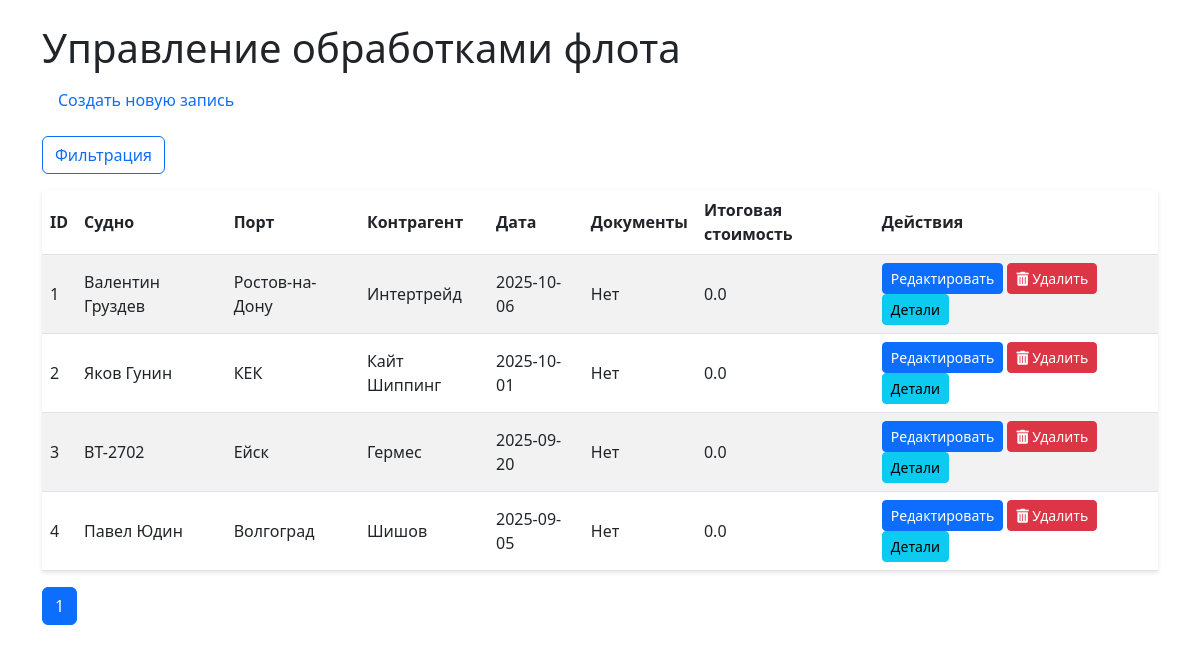
The app's page /, older data.
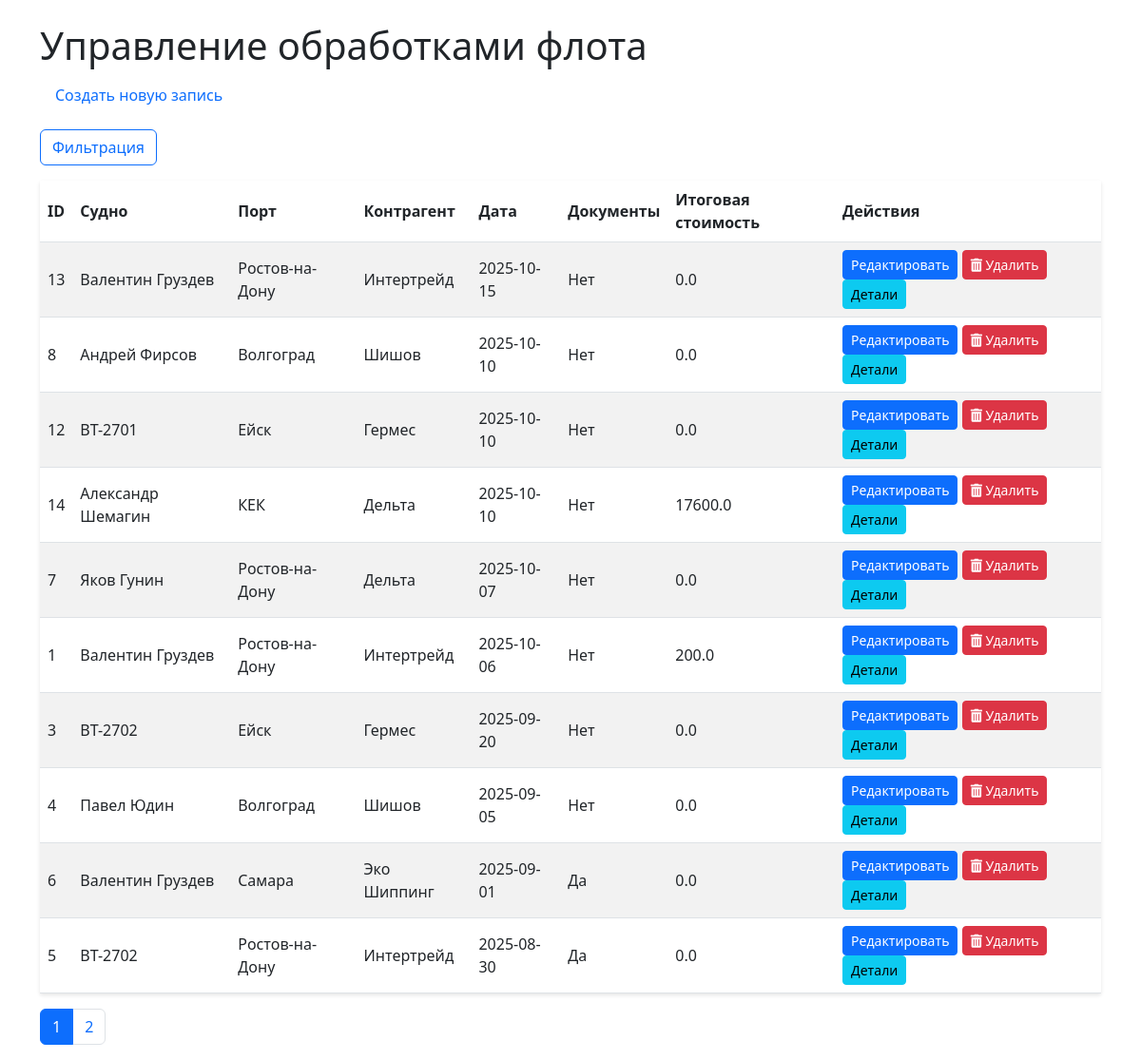
The same page, newer data.
### models/schemas.py (models this page shows)
class Operation(Base):
    __tablename__ = "operations"
    id = Column(Integer, primary_key=True, index=True)
    ship_id = Column(Integer, ForeignKey("ships.id"))
    port_id = Column(Integer, ForeignKey("ports.id"))
    contractor_id = Column(Integer, ForeignKey("contractors.id"))
    date = Column(Date)
    has_documents = Column(Boolean, default=False)
    document_path = Column(String, nullable=True)
    ship = relationship("Ship")
    port = relationship("Port")
    contractor = relationship("Contractor")
    items = relationship("OperationItem", back_populates="operation", cascade="all, delete-orphan")

class Ship(Base):
    __tablename__ = "ships"
    id = Column(Integer, primary_key=True, index=True)
    name = Column(String, unique=True, index=True)

class Port(Base):
    __tablename__ = "ports"
    id = Column(Integer, primary_key=True, index=True)
    name = Column(String, unique=True, index=True)

class Contractor(Base):
    __tablename__ = "contractors"
    id = Column(Integer, primary_key=True, index=True)
    name = Column(String, unique=True, index=True)

### routers/operations.py (the view)
@router.get("/", response_class=HTMLResponse)
async def list_operations(
    request: Request,
    ship_ids: list[int] = Query(None),
    start_date: str = None,
    end_date: str = None,
    port_ids: list[int] = Query(None),
    contractor_ids: list[int] = Query(None),
    sort_order: str = "desc",
    page: int = 1,
    per_page: int = 10,
    db: Session = Depends(get_db)
):
    query = db.query(Operation)
    if ship_ids:
        query = query.filter(Operation.ship_id.in_(ship_ids))
    if start_date:
        try:
            start_date_obj = datetime.strptime(start_date, "%Y-%m-%d").date()
            query = query.filter(Operation.date >= start_date_obj)
        except ValueError:
            pass
    if end_date:
        try:
            end_date_obj = datetime.strptime(end_date, "%Y-%m-%d").date()
            query = query.filter(Operation.date <= end_date_obj)
        except ValueError:
            pass
    if port_ids:
        query = query.filter(Operation.port_id.in_(port_ids))
    if contractor_ids:
        query = query.filter(Operation.contractor_id.in_(contractor_ids))
    if sort_order.lower() == "asc":
        query = query.order_by(Operation.date.asc())
    else:
        query = query.order_by(Operation.date.desc())
    total = query.count()
    operations = query.offset((page - 1) * per_page).limit(per_page).all()
    total_costs = {}
    for op in operations:
        total_cost = db.query(func.sum(OperationItem.cost)).filter(
            OperationItem.operation_id == op.id
        ).scalar() or 0.0
        total_costs[op.id] = total_cost
    selected_ship_ids = [str(id) for id in ship_ids or []]
    selected_port_ids = [str(id) for id in port_ids or []]
    selected_contractor_ids = [str(id) for id in contractor_ids or []]
    ships = db.query(Ship).order_by(Ship.name).all()
    ports = db.query(Port).order_by(Port.name).all()
    contractors = db.query(Contractor).order_by(Contractor.name).all()
    return templates.TemplateResponse("list.html", {
        "request": request,
        "operations": operations,
        "total_costs": total_costs,
        "ships": ships,
        "ports": ports,
        "contractors": contractors,
        "selected_ship_ids": selected_ship_ids,
        "selected_start_date": start_date,
        "selected_end_date": end_date,
        "selected_port_ids": selected_port_ids,
        "selected_contractor_ids": selected_contractor_ids,
        "sort_order": sort_order,
        "total_pages": (total // per_page) + (1 if total % per_page else 0),
        "current_page": page,
        "per_page": per_page
    })

### templates/list.html (shortened to what this page needs)
<!DOCTYPE html>
<html lang="ru">
<head>
    <link href="/static/css/styles.css" rel="stylesheet">
    <link href="https://cdn.jsdelivr.net/npm/bootstrap@5.3.0/dist/css/bootstrap.min.css" rel="stylesheet">
    <link href="https://cdn.jsdelivr.net/npm/select2@4.1.0-rc.0/dist/css/select2.min.css" rel="stylesheet">
    <link href="https://cdnjs.cloudflare.com/ajax/libs/font-awesome/5.15.4/css/all.min.css" rel="stylesheet">
</head>
<body>
    <div class="container mt-4">
        <h1>Управление обработками флота</h1>
        <nav class="nav mb-3">
            <a class="nav-link" href="/create">Создать новую запись</a>
        </nav>
        <button class="btn btn-outline-primary mb-3" type="button" data-bs-toggle="collapse" data-bs-target="#filterCollapse" aria-expanded="false" aria-controls="filterCollapse">
            Фильтрация
        </button>
        <table class="table table-striped">
            <thead>
                <tr>
                    <th>ID</th>
                    <th>Судно</th>
                    <th>Порт</th>
                    <th>Контрагент</th>
                    <th>Дата</th>
                    <th>Документы</th>
                    <th>Итоговая стоимость</th>
                    <th>Действия</th>
                </tr>
            </thead>
            <tbody>
                {% for operation in operations %}
                <tr>
                    <td>{{ operation.id }}</td>
                    <td>{{ operation.ship.name }}</td>
                    <td>{{ operation.port.name }}</td>
                    <td>{{ operation.contractor.name }}</td>
                    <td>{{ operation.date }}</td>
                    <td>{{ "Да" if operation.has_documents else "Нет" }}</td>
                    <td>{{ total_costs[operation.id] | float | round(2) }}</td>
                    <td>
                        <a href="/edit/{{ operation.id }}" class="btn btn-sm btn-primary">Редактировать</a>
                        <button type="button" class="btn btn-sm btn-danger"
                                data-bs-toggle="modal" data-bs-target="#deleteModal"
                                onclick="prepareDelete({{ operation.id }})">
                            <i class="fas fa-trash-alt"></i> Удалить
                        </button>
                        <button type="button" class="btn btn-sm btn-info" data-bs-toggle="modal" data-bs-target="#operationModal" onclick="fetchOperation({{ operation.id }})">Детали</button>
                    </td>
                </tr>
                {% endfor %}
            </tbody>
        </table>
        <nav>
            <ul class="pagination">
                {% for p in range(1, total_pages + 1) %}
                <li class="page-item {% if p == current_page %}active{% endif %}">
                    <a class="page-link" href="?page={{ p }}&per_page={{ per_page }}{% if sort_order %}&sort_order={{ sort_order }}{% endif %}">{{ p }}</a>
                </li>
                {% endfor %}
            </ul>
        </nav>
    </div>
</body>
</html>

### static/css/styles.css (style rules this page uses)
body { font-family: Arial, sans-serif; }
.table { border-collapse: separate; border-spacing: 0; box-shadow: 0 2px 4px rgba(0, 0, 0, 0.1); }
.table th, .table td { vertical-align: middle; }
.table th { background-color: #f8f9fa; }
.btn-sm { padding: 0.25rem 0.5rem; font-size: 0.875rem; }
.container { max-width: 1200px; }

Row changes from the older to the newer data that the page shows:
removed Operation: id "2", ship.name "Яков Гунин", port.name "КЕК", contractor.name "Кайт Шиппинг", date "2025-10-01", has_documents "Нет", total_costs "0.0"
added Operation: id "13", ship.name "Валентин Груздев", port.name "Ростов-на-Дону", contractor.name "Интертрейд", date "2025-10-15", has_documents "Нет", total_costs "0.0"
added Operation: id "8", ship.name "Андрей Фирсов", port.name "Волгоград", contractor.name "Шишов", date "2025-10-10", has_documents "Нет", total_costs "0.0"
added Operation: id "12", ship.name "ВТ-2701", port.name "Ейск", contractor.name "Гермес", date "2025-10-10", has_documents "Нет", total_costs "0.0"
added Operation: id "14", ship.name "Александр Шемагин", port.name "КЕК", contractor.name "Дельта", date "2025-10-10", has_documents "Нет", total_costs "17600.0"
added Operation: id "7", ship.name "Яков Гунин", port.name "Ростов-на-Дону", contractor.name "Дельта", date "2025-10-07", has_documents "Нет", total_costs "0.0"
computed for Operation id 1: total_costs "0.0" → "200.0"
added Operation: id "6", ship.name "Валентин Груздев", port.name "Самара", contractor.name "Эко Шиппинг", date "2025-09-01", has_documents "Да", total_costs "0.0"
added Operation: id "5", ship.name "ВТ-2702", port.name "Ростов-на-Дону", contractor.name "Интертрейд", date "2025-08-30", has_documents "Да", total_costs "0.0"
Text that changed along with them:
new list line: "2"
